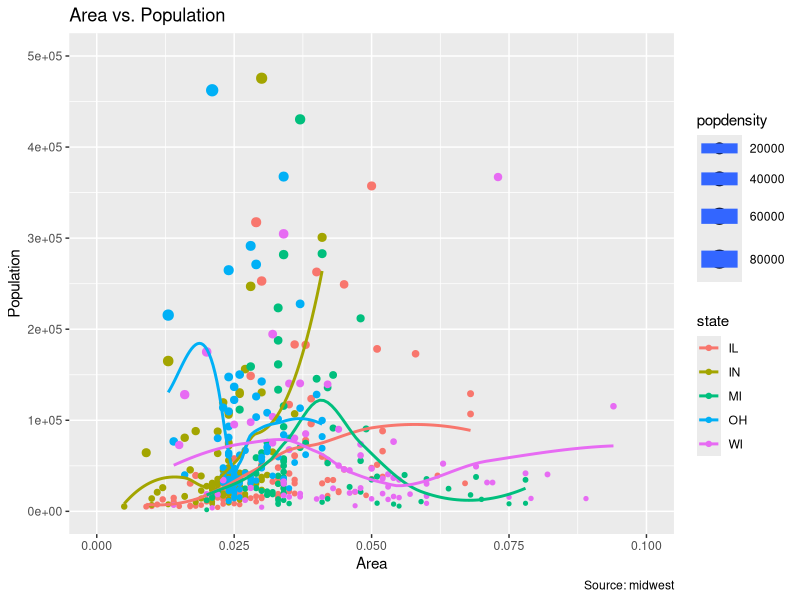
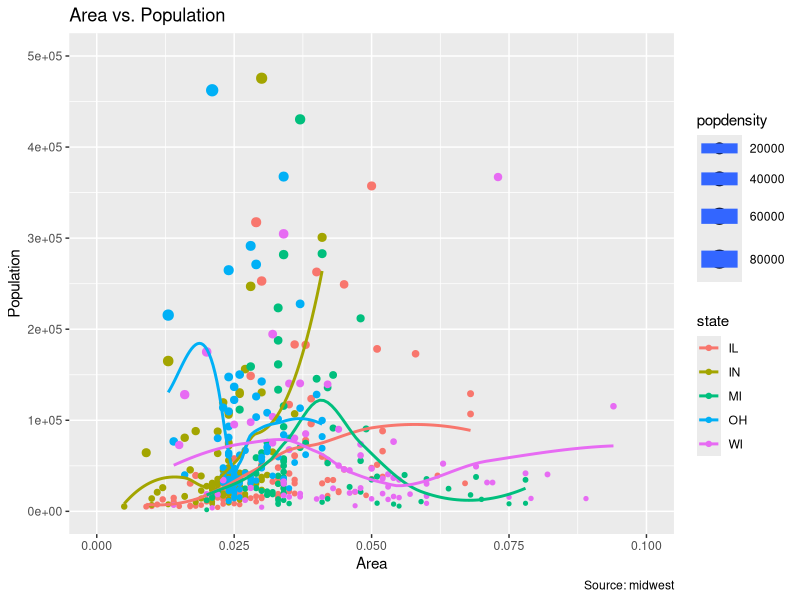
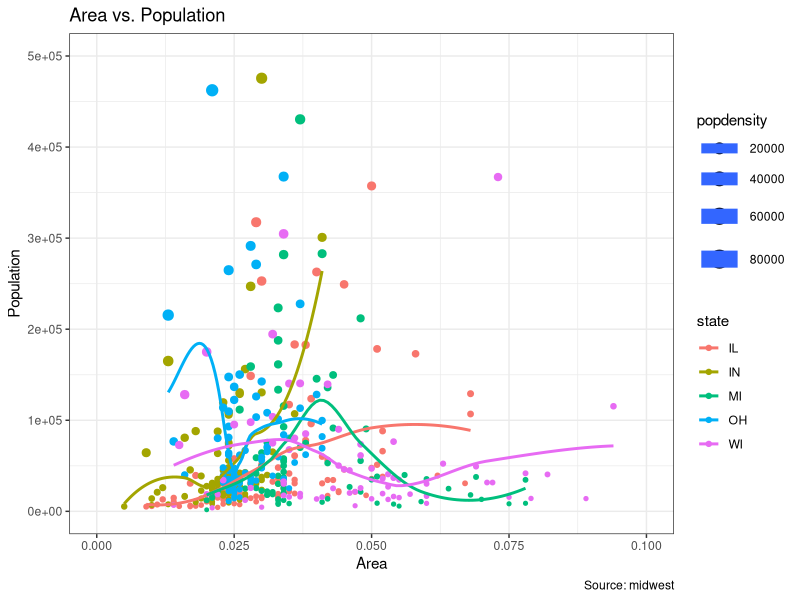
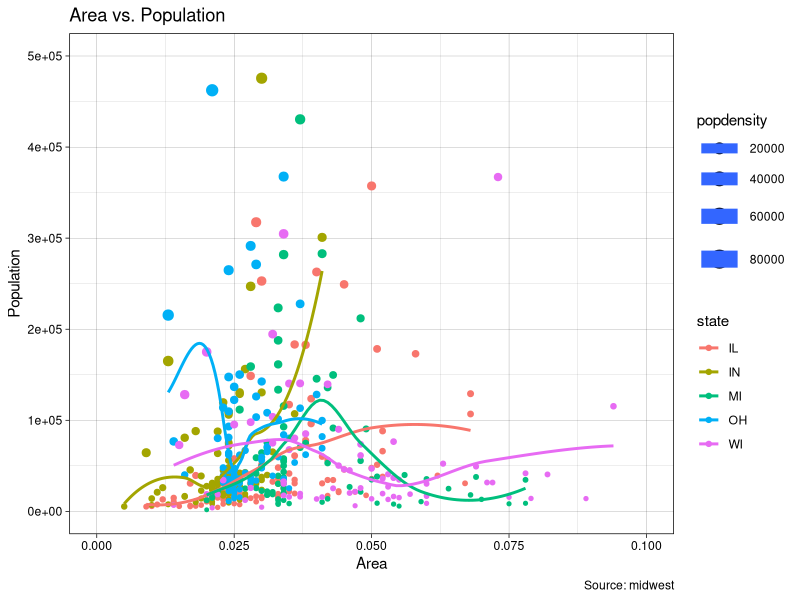
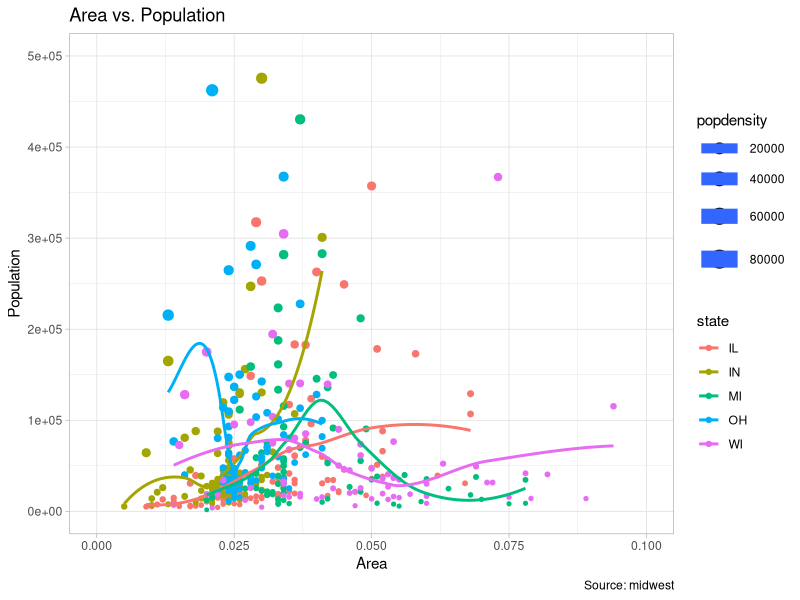
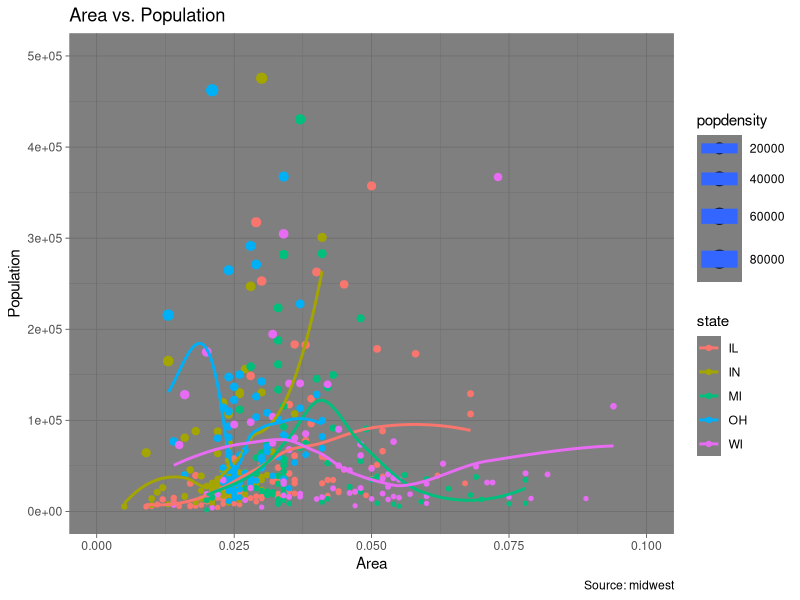
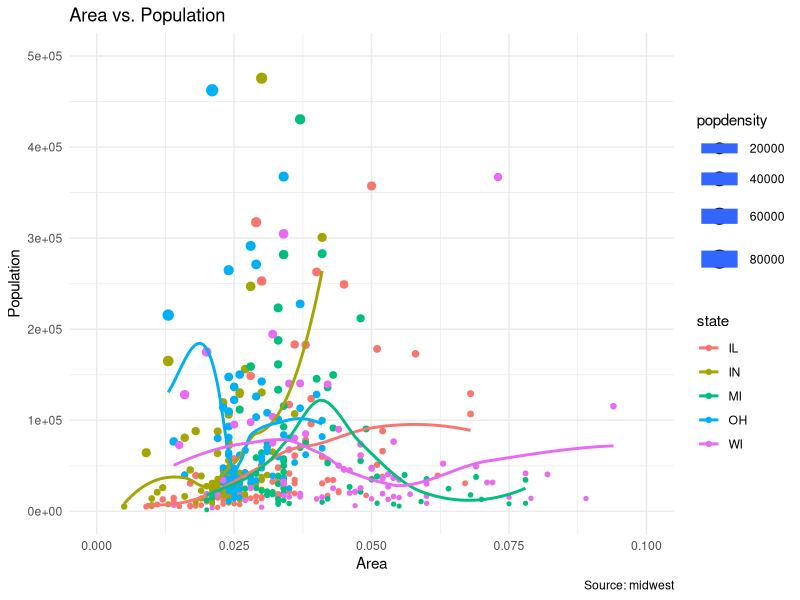
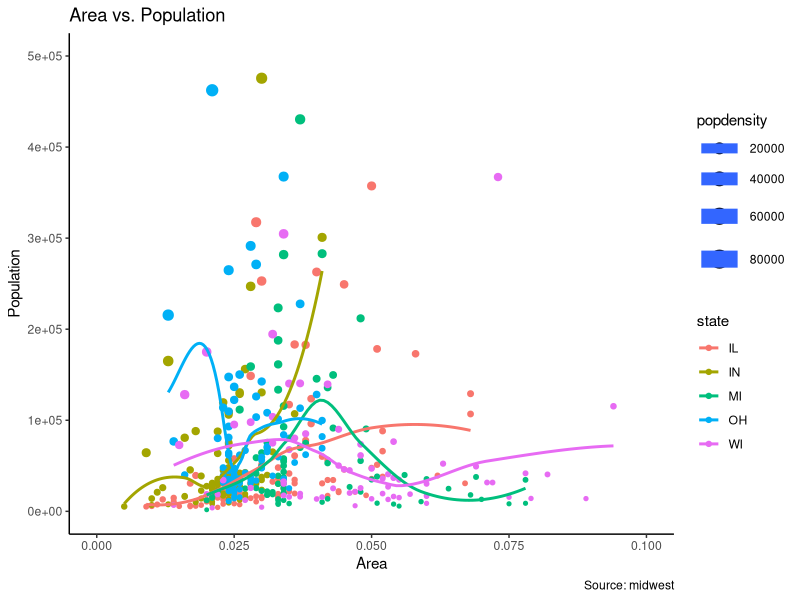

Source code (R) for these figures, in order:
## ---- chunk 1
knitr::opts_chunk$set(cache = TRUE, warning = FALSE, message = FALSE)
## ---- chunk 2
# Setup
library(tidyverse)
data("midwest", package = "ggplot2")

# Add plot components
gg <- ggplot(midwest, aes(x = area, y = poptotal,
                          color = state, size = popdensity)) + 
  geom_point() + 
  geom_smooth(se = FALSE) +
  xlim(0, 0.1) +
  ylim(0, 500000) +
  labs(title = "Area vs. Population",
       x = "Area",
       y = "Population",
       caption = "Source: midwest")

# Call plot
gg
## ---- chunk 3
gg + theme_gray()
gg + theme_bw()
gg + theme_linedraw()
gg + theme_light()
gg + theme_dark()
gg + theme_minimal()
gg + theme_classic()
gg + theme_void()
## ---- chunk 4
theme_set(theme_bw())

gg <- gg +
  theme_bw()
gg
## ---- chunk 5
# Modify theme components
gg +
  theme(
    # title
    plot.title = element_text(
      size = 20,
      face = "bold",
      family = "American Typewriter",
      color = "tomato",
      hjust = 0.5,
      lineheight = 1.2
    ),
    # subtitle
    plot.subtitle = element_text(
      size = 15,
      family = "American Typewriter",
      face = "bold",
      hjust = 0.5
    ),
    # caption
    plot.caption = element_text(size = 15),
    # X axis title
    axis.title.x = element_text(vjust = 10,
                                size = 15),
    # Y axis title
    axis.title.y = element_text(size = 15),
    # X axis text
    axis.text.x = element_text(
      size = 10,
      angle = 30,
      vjust = .5
    ),
    # Y axis text
    axis.text.y = element_text(size = 10)
  )
## ---- chunk 6
gg +
  labs(color = "State",
       size = "Density")
## ---- chunk 7
gg +
  guides(color = guide_legend("State"),
         size = guide_legend("Density"))
## ---- chunk 8
gg +
  scale_color_discrete(name = "State") +
  # turn off legend for size
  scale_size_continuous(name = "Density", guide = FALSE)
## ---- chunk 9
gg +
  scale_color_manual(name = "State", 
                     labels = c("Illinois", 
                                "Indiana", 
                                "Michigan", 
                                "Ohio", 
                                "Wisconsin"), 
                     values = c("IL" = "blue", 
                                "IN" = "red", 
                                "MI" = "green", 
                                "OH" = "brown", 
                                "WI" = "orange"))
## ---- chunk 10
gg +
  guides(color = guide_legend(order = 2),
         size = guide_legend(order = 1))
## ---- chunk 11
gg +
  theme(
    legend.title = element_text(size = 12, color = "firebrick"),
    legend.text = element_text(size = 10),
    legend.key = element_rect(fill = 'springgreen')
  ) +
  guides(color = guide_legend(override.aes = list(size = 2, stroke = 1.5))) 
## ---- chunk 12
# No legend
gg + theme(legend.position = "None") + 
  labs(subtitle = "No Legend")

# Legend to the left
gg + theme(legend.position = "left") + 
  labs(subtitle = "Legend on the Left")

# legend at the bottom and horizontal
gg + theme(legend.position = "bottom", legend.box = "horizontal") + 
  labs(subtitle = "Legend at Bottom")

# legend at bottom-right, inside the plot
gg + theme(
  legend.title = element_text(size = 12, color = "salmon", face = "bold"),
  legend.justification = c(1, 0),
  legend.position = c(0.95, 0.05),
  legend.background = element_blank(),
  legend.key = element_blank()
) +
  labs(subtitle = "Legend: Bottom-Right Inside the Plot")

# legend at top-left, inside the plot
gg + theme(
  legend.title = element_text(size = 12, color = "salmon", face = "bold"),
  legend.justification = c(0, 1),
  legend.position = c(0.05, 0.95),
  legend.background = element_blank(),
  legend.key = element_blank()
) +
  labs(subtitle = "Legend: Top-Left Inside the Plot")
## ---- chunk 13
# Filter required rows.
midwest_sub <- midwest %>%
  filter(poptotal > 400000) %>%
  mutate(large_county = ifelse(poptotal > 300000, county, ""))

# Plot text and label
## Text
gg +
  geom_text(aes(label = large_county), size = 2, data = midwest_sub) +
  labs(subtitle = "With ggplot2::geom_text") +
  theme(legend.position = "None")

## Label
gg +
  geom_label(
    aes(label = large_county),
    size = 2,
    data = midwest_sub,
    alpha = 0.25
  ) +
  labs(subtitle = "With ggplot2::geom_label") +
  theme(legend.position = "None")

# Plot text and label that REPELS each other
library(ggrepel)

## Text
gg +
  geom_text_repel(aes(label = large_county), size = 2, data = midwest_sub) +
  labs(subtitle = "With ggrepel::geom_text_repel") +
  theme(legend.position = "None")

## Repel
gg +
  geom_label_repel(aes(label = large_county), size = 2, data = midwest_sub) +
  labs(subtitle = "With ggrepel::geom_label_repel") +
  theme(legend.position = "None")
## ---- chunk 14
gg +
  annotate("text", x = 0.075, y = 300000, label = "This text is amazing!")
## ---- chunk 15
gg +
  coord_flip()
## ---- chunk 16
gg + 
  scale_x_reverse() + 
  scale_y_reverse()
## ---- chunk 17
data(mpg, package = "ggplot2")  # load data

g <- ggplot(mpg, aes(x = displ, y = hwy)) +
  geom_point() +
  labs(title = "hwy vs displ", caption = "Source: mpg") +
  geom_smooth(method = "lm", se = FALSE)
g
## ---- chunk 18
# Facet wrap with common scales
g +
  facet_wrap( ~ class, nrow = 3) +
  labs(title = "hwy vs displ",
       caption = "Source: mpg",
       subtitle = "Ggplot2 - Faceting - Multiple plots in one figure")

# Facet wrap with free scales
g +
  facet_wrap( ~ class, scales = "free") +
  labs(title = "hwy vs displ",
       caption = "Source: mpg",
       subtitle = "Ggplot2 - Faceting - Multiple plots in one figure with free scales")
## ---- chunk 19
g1 <- g +
  facet_grid(manufacturer ~ class)
g1
## ---- chunk 20
g2 <- g +
  facet_grid(cyl ~ class)
g2
## ---- chunk 21
library(gridExtra)
grid.arrange(g1, g2, ncol = 2)
## ---- chunk 22
# change plot background elements
g +
  theme(
    panel.background = element_rect(fill = 'khaki'),
    panel.grid.major = element_line(color = "burlywood", size = 1.5),
    panel.grid.minor = element_line(
      colour = "tomato",
      size = .25,
      linetype = "dashed"
    ),
    panel.border = element_blank(),
    axis.line.x = element_line(
      colour = "darkorange",
      size = 1.5,
      lineend = "butt"
    ),
    axis.line.y = element_line(color = "darkorange",
                               size = 1.5)
  ) +
  labs(title = "Modified Background",
       subtitle = "How to Change Major and Minor grid, Axis Lines, No Border")

# change plot margins
g +
  theme(plot.background = element_rect(fill = "salmon"),
        plot.margin = unit(c(2, 2, 1, 1), "cm")) +  # top, right, bottom, left
  labs(title = "Modified Background", 
       subtitle = "How to Change Plot Margin")  
## ---- chunk 23
g +
  theme(
    panel.grid.major = element_blank(),
    panel.grid.minor = element_blank(),
    panel.border = element_blank(),
    axis.title = element_blank(),
    axis.text = element_blank(),
    axis.ticks = element_blank()
  ) +
  labs(title = "Modified Background",
       subtitle = "How to remove major and minor axis grid, border, axis title, text and ticks") 
## ---- chunk 24

## ---- chunk 25

